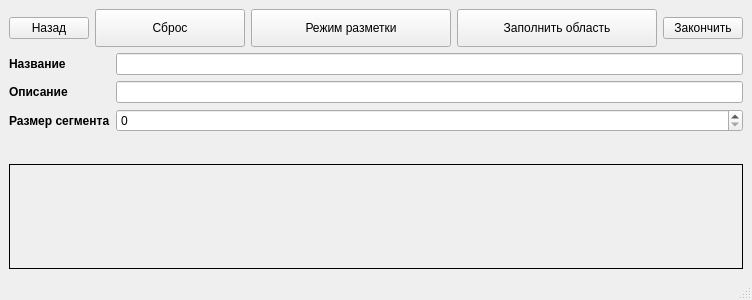
<?xml version="1.0" encoding="UTF-8"?>
<ui version="4.0">
 <class>MainWindow</class>
 <widget class="QMainWindow" name="MainWindow">
  <property name="windowModality">
   <enum>Qt::ApplicationModal</enum>
  </property>
  <property name="geometry">
   <rect>
    <x>0</x>
    <y>0</y>
    <width>682</width>
    <height>300</height>
   </rect>
  </property>
  <property name="maximumSize">
   <size>
    <width>682</width>
    <height>300</height>
   </size>
  </property>
  <property name="windowTitle">
   <string>Разметка зоны</string>
  </property>
  <widget class="QWidget" name="centralwidget">
   <layout class="QVBoxLayout" name="verticalLayout">
    <item>
     <layout class="QHBoxLayout" name="horizontalLayout">
      <item>
       <widget class="QPushButton" name="pushBack">
        <property name="text">
         <string>Назад</string>
        </property>
       </widget>
      </item>
      <item>
       <widget class="QPushButton" name="btnLoadScene">
        <property name="minimumSize">
         <size>
          <width>150</width>
          <height>38</height>
         </size>
        </property>
        <property name="maximumSize">
         <size>
          <width>150</width>
          <height>38</height>
         </size>
        </property>
        <property name="text">
         <string>Сброс</string>
        </property>
       </widget>
      </item>
      <item>
       <widget class="QPushButton" name="btnEdit1">
        <property name="minimumSize">
         <size>
          <width>200</width>
          <height>38</height>
         </size>
        </property>
        <property name="maximumSize">
         <size>
          <width>150</width>
          <height>38</height>
         </size>
        </property>
        <property name="text">
         <string>Режим разметки</string>
        </property>
       </widget>
      </item>
      <item>
       <widget class="QPushButton" name="btnEdit2">
        <property name="minimumSize">
         <size>
          <width>200</width>
          <height>38</height>
         </size>
        </property>
        <property name="maximumSize">
         <size>
          <width>150</width>
          <height>38</height>
         </size>
        </property>
        <property name="text">
         <string>Заполнить область</string>
        </property>
       </widget>
      </item>
      <item>
       <widget class="QPushButton" name="pushStop">
        <property name="maximumSize">
         <size>
          <width>100</width>
          <height>16777215</height>
         </size>
        </property>
        <property name="text">
         <string>Закончить</string>
        </property>
       </widget>
      </item>
      <item>
       <spacer name="horizontalSpacer">
        <property name="orientation">
         <enum>Qt::Horizontal</enum>
        </property>
        <property name="sizeHint" stdset="0">
         <size>
          <width>40</width>
          <height>20</height>
         </size>
        </property>
       </spacer>
      </item>
     </layout>
    </item>
    <item>
     <layout class="QFormLayout" name="formLayout">
      <item row="0" column="0">
       <widget class="QLabel" name="label">
        <property name="font">
         <font>
          <weight>75</weight>
          <bold>true</bold>
         </font>
        </property>
        <property name="text">
         <string>Название</string>
        </property>
       </widget>
      </item>
      <item row="0" column="1">
       <widget class="QLineEdit" name="lineEditZoneName"/>
      </item>
      <item row="1" column="0">
       <widget class="QLabel" name="label_2">
        <property name="font">
         <font>
          <weight>75</weight>
          <bold>true</bold>
         </font>
        </property>
        <property name="text">
         <string>Описание</string>
        </property>
       </widget>
      </item>
      <item row="1" column="1">
       <widget class="QLineEdit" name="lineEditZoneDescription"/>
      </item>
      <item row="2" column="0">
       <widget class="QLabel" name="label_3">
        <property name="font">
         <font>
          <weight>75</weight>
          <bold>true</bold>
         </font>
        </property>
        <property name="text">
         <string>Размер сегмента</string>
        </property>
       </widget>
      </item>
      <item row="2" column="1">
       <widget class="QSpinBox" name="spinBoxSegmentSize"/>
      </item>
     </layout>
    </item>
    <item>
     <widget class="DrawingLabel" name="lblMouse">
      <property name="frameShape">
       <enum>QFrame::Box</enum>
      </property>
      <property name="text">
       <string/>
      </property>
     </widget>
    </item>
   </layout>
  </widget>
  <widget class="QStatusBar" name="statusbar"/>
 </widget>
 <customwidgets>
  <customwidget>
   <class>DrawingLabel</class>
   <extends>QLabel</extends>
   <header location="global">drawinglabel.h</header>
  </customwidget>
 </customwidgets>
 <resources/>
 <connections/>
</ui>
